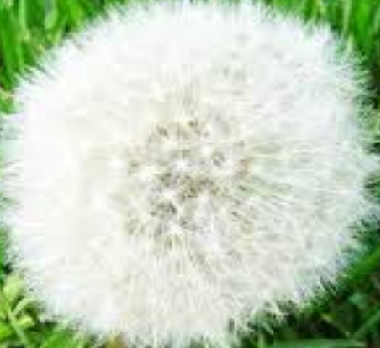
#> input picture homework1-1-master/data/dandelion.PNG, 380 x 348 px
$ python proj1.py   (older library calls are emulated)
#> lines starting #> are read from the running program, lines starting #| are printed output that depends on the picture
### homework1-1-master/code/my_imfilter.py
import numpy as np
#for testing
#import scipy.ndimage as ndimage

#done
def my_imfilter(image, imfilter):

    imfilter = np.asarray(imfilter, dtype=np.float64)
    frow_num = len(imfilter)
    fcol_num = len(imfilter[0])
    pad_x = int((fcol_num - 1 ) / 2)
    pad_y = int((frow_num - 1 ) / 2)
    #reflect padding
    image_pad = np.pad(image, ((pad_x, pad_x), (pad_y, pad_y), (0, 0)), 'reflect')

    irow_num = len(image)
    icol_num = len(image[0])
    channel  = len(image[0][0])
    #create a same size array to save output
    output = np.zeros_like(image)
    for ro in range(0,irow_num):
        for co in range(0,icol_num):
            for ch in range(0,channel):
                #faster method
                output[ro][co][ch] = np.sum(imfilter * image_pad[ro:ro+frow_num, co:co+fcol_num, ch])
                #slower method (brutal)
                '''
                temp = 0
                for f_ro in range(0, frow_num):
                    for f_co in range(0, fcol_num,):
                        temp = temp + imfilter[f_ro][f_co] *image_pad[ro+f_ro][co+f_co][ch]
                        #print(image_pad[ro+f_ro][co+f_co][ch])
                output[ro][co][ch] = temp
                '''
    '''
    #for testing
    output = np.zeros_like(image)
    for ch in range(image.shape[2]):
         output[:,:,ch] = ndimage.filters.correlate(image[:,:,ch], imfilter, mode='constant')
         #a = ndimage.filters.correlate(123,123,mode = 'peak')
    '''
    '''
    Input:
        image: A 3d array represent the input image.
        imfilter: The gaussian filter.
    Output:
        output: The filtered image.
    '''
    ###################################################################################
    # TODO:                                                                           #
    # This function is intended to behave like the scipy.ndimage.filters.correlate    #
    # (2-D correlation is related to 2-D convolution by a 180 degree rotation         #
    # of the filter matrix.)                                                          #
    # Your function should work for color images. Simply filter each color            #
    # channel independently.                                                          #
    # Your function should work for filters of any width and height                   #
    # combination, as long as the width and height are odd (e.g. 1, 7, 9). This       #
    # restriction makes it unambigious which pixel in the filter is the center        #
    # pixel.                                                                          #

    # Boundary handling can be tricky. The filter can't be centered on pixels         #
    # at the image boundary without parts of the filter being out of bounds. You      #
    # should simply recreate the default behavior of scipy.signal.convolve2d --       #
    # pad the input image with zeros, and return a filtered image which matches the   #
    # input resolution. A better approach is to mirror the image content over the     #
    # boundaries for padding.                                                         #

    # Uncomment if you want to simply call scipy.ndimage.filters.correlate so you can #
    # see the desired behavior.                                                       #
    # When you write your actual solution, you can't use the convolution functions    #
    # from numpy scipy ... etc. (e.g. numpy.convolve, scipy.signal)                   #
    # Simply loop over all the pixels and do the actual computation.                  #
    # It might be slow.                                                               #
    ###################################################################################

    ###################################################################################
    # NOTE:                                                                           #
    # Some useful functions                                                           #
    #     numpy.pad or numpy.lib.pad                                                  #
    # #################################################################################

    # Uncomment if you want to simply call scipy.ndimage.filters.correlate so you can
    # see the desired behavior.

    ###################################################################################
    #                                 END OF YOUR CODE                                #
    ###################################################################################
    return output

### homework1-1-master/code/normalize.py
def normalize(img):
    ''' Function to normalize an input array to 0-1 '''
    img_min = img.min()
    img_max = img.max()
    return (img - img_min) / (img_max - img_min)

### homework1-1-master/code/vis_hybrid_image.py
import numpy as np
from scipy.misc import imresize

def vis_hybrid_image(hybrid_image):
    #visualize a hybrid image by progressively downsampling the image and
    #concatenating all of the images together.

    scales = 5 #how many downsampled versions to create
    scale_factor = 0.5 #how much to downsample each time
    padding = 5 #how many pixels to pad.

    original_height = hybrid_image.shape[0]
    num_colors = hybrid_image.shape[2] #counting how many color channels the input has
    output = hybrid_image[:]
    cur_image = hybrid_image[:]

    for i in range(1,scales):
        #add padding
        output = np.concatenate((output, np.ones((original_height, padding, num_colors))), axis=1)

        #dowsample image;
        cur_image = imresize(cur_image, scale_factor, 'bilinear').astype(np.float)/255
        #pad the top and append to the output
        tmp = np.concatenate((np.ones((original_height-cur_image.shape[0],cur_image.shape[1],num_colors)), cur_image), axis=0)
        output = np.concatenate((output,tmp), axis=1)

    return output

### homework1-1-master/code/gauss2D.py
import numpy as np

def gauss2D(shape=(3,3),sigma=0.5):
    """
    2D gaussian mask - should give the same result as MATLAB's
    fspecial('gaussian',[shape],[sigma])
    """
    m,n = [(ss-1.)/2. for ss in shape]
    y,x = np.ogrid[-m:m+1,-n:n+1]
    h = np.exp( -(x*x + y*y) / (2.*sigma*sigma) )
    h[ h < np.finfo(h.dtype).eps*h.max() ] = 0
    sumh = h.sum()
    if sumh != 0:
        h /= sumh
    return h

### homework1-1-master/code/proj1.py
# Before trying to construct hybrid images, it is suggested that you
# implement my_imfilter.m and then debug it using proj1_test_filtering.py

from my_imfilter import my_imfilter
from vis_hybrid_image import vis_hybrid_image
from normalize import normalize
from gauss2D import gauss2D
import numpy as np
import matplotlib.image as mpimg
import matplotlib.pyplot as plt
import os

''' Setup '''
# read images and convert to floating point format
main_path = os.path.dirname(os.path.dirname(os.path.abspath(__file__)))
image1 = mpimg.imread(main_path + '/data/dandelion.PNG')      #image1-low_frequencies
#> image1 is the input picture: shape (348, 380, 4) float32; mean R, G, B, A 0.765, 0.825, 0.736, 1
image2 = mpimg.imread(main_path + '/data/bunny.PNG')         #image2-high_frequencies
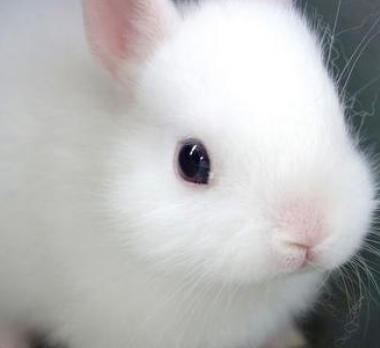
#> input picture homework1-1-master/data/bunny.PNG, 380 x 348 px
#> image2 is the input picture: shape (348, 380, 4) float32; mean R, G, B, A 0.726, 0.727, 0.727, 1
image1 = image1.astype(np.single)/255
image2 = image2.astype(np.single)/255

# Several additional test cases are provided for you, but feel free to make
# your own (you'll need to align the images in a photo editor such as
# Photoshop). The hybrid images will differ depending on which image you
# assign as image1 (which will provide the low frequencies) and which image
# you asign as image2 (which will provide the high frequencies)

''' Filtering and Hybrid Image construction '''
cutoff_frequency = 5  # This is the standard deviation, in pixels, of the
# Gaussian blur that will remove the high frequencies from one image and
# remove the low frequencies from another image (by subtracting a blurred
# version from the original version). You will want to tune this for every
# image pair to get the best results.
gaussian_filter = gauss2D(shape=(cutoff_frequency*4+1,cutoff_frequency*4+1), sigma = cutoff_frequency)


#########################################################################
# TODO: Use my_imfilter create 'low_frequencies' and                    #
# 'high_frequencies' and then combine them to create 'hybrid_image'     #
#########################################################################
#########################################################################
# Remove the high frequencies from image1 by blurring it. The amount of #
# blur that works best will vary with different image pairs             #
#########################################################################
low_frequencies = my_imfilter(image1, gaussian_filter);
#> in my_imfilter, `imfilter = np.asarray(imfilter, dtype=np.float64)`:
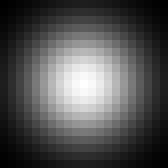
#> imfilter: shape (21, 21) float64 (shown 8 times larger); min 0.000125, max 0.00684, mean 0.00227; drawn with min black and max white
#> in my_imfilter, `frow_num = len(imfilter)`: frow_num = 21
#> in my_imfilter, `pad_x = int((fcol_num - 1 ) / 2)`: pad_x = 10
#> in my_imfilter, `image_pad = np.pad(image, ((pad_x, pad_x), (pad_y, pad_y), (0, 0)), 'r..`:
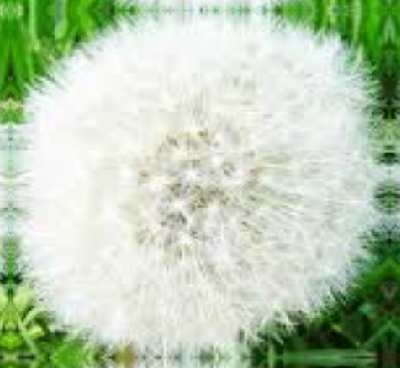
#> image_pad: shape (368, 400, 4) float32; mean R, G, B, A 0.00286, 0.00315, 0.00273, 0.00393; drawn with min black and max white
#> in my_imfilter, `irow_num = len(image)`: irow_num = 348
#> in my_imfilter, `icol_num = len(image[0])`: icol_num = 380
#> in my_imfilter, `channel  = len(image[0][0])`: channel = 4
#> after the loop in my_imfilter, `for ro in range(0,irow_num):`:
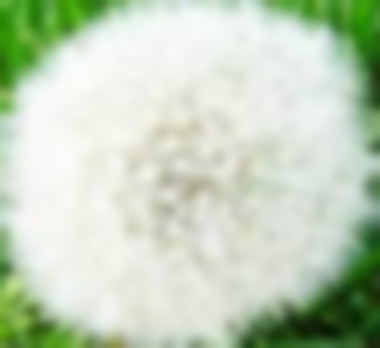
#> output: shape (348, 380, 4) float32; mean R, G, B, A 0.003, 0.00324, 0.00289, 0.00393; transparent parts drawn white
low_frequencies = normalize(low_frequencies)
#> in normalize, `img_min = img.min()`: img_min = 7.28e-05
#> in normalize, `img_max = img.max()`: img_max = 0.00392

############################################################################
# Remove the low frequencies from image2. The easiest way to do this is to #
# subtract a blurred version of image2 from the original version of image2.#
# This will give you an image centered at zero with negative values.       #
############################################################################
#high_frequencies =
''' High pass filter (Discrete Laplacian) '''
low_frequencies_2 = my_imfilter(image2, gaussian_filter);
alpha = 0.7
high_frequencies = image2 - alpha * low_frequencies_2
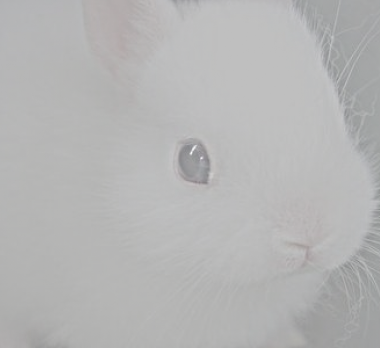
#> high_frequencies: shape (348, 380, 4) float32; mean R, G, B, A 0.000854, 0.000855, 0.000855, 0.00118; transparent parts drawn white
high_frequencies = normalize(high_frequencies)

############################################################################
# Combine the high frequencies and low frequencies                         #
############################################################################
hybrid_image = normalize(low_frequencies + 2*high_frequencies)+0.2

''' Visualize and save outputs '''

plt.figure(1)
plt.imshow(low_frequencies)
plt.figure(2)
plt.imshow(high_frequencies+0.3)

vis = vis_hybrid_image(hybrid_image)
#> the loop in vis_hybrid_image, `for i in range(1,scales):` made 4 passes
#> pass 1, in vis_hybrid_image, `tmp = np.concatenate((np.ones((original_height-cur_image.shape[0],cur_..`:
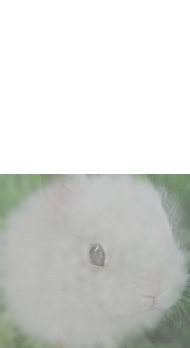
#> tmp: shape (348, 190, 4) float64; mean R, G, B, A 0.758, 0.77, 0.752, 0.837; transparent parts drawn white
#> after the loop in vis_hybrid_image, `for i in range(1,scales):`:
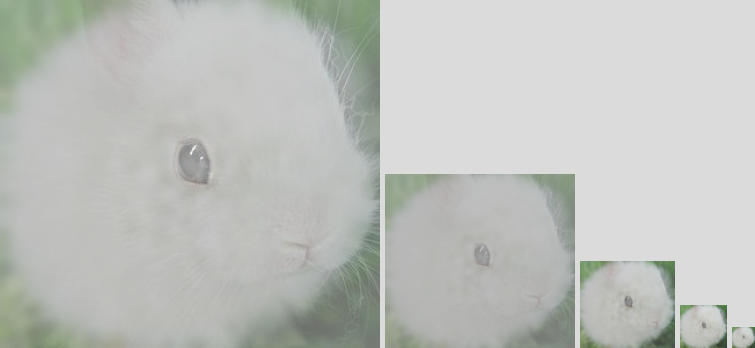
#> output: shape (348, 755, 4) float64; mean R, G, B, A 0.784, 0.801, 0.775, 0.894; transparent parts drawn white
plt.figure(3)
plt.imshow(vis)
#> (the run stopped early here; a loop or call above may not have finished)
